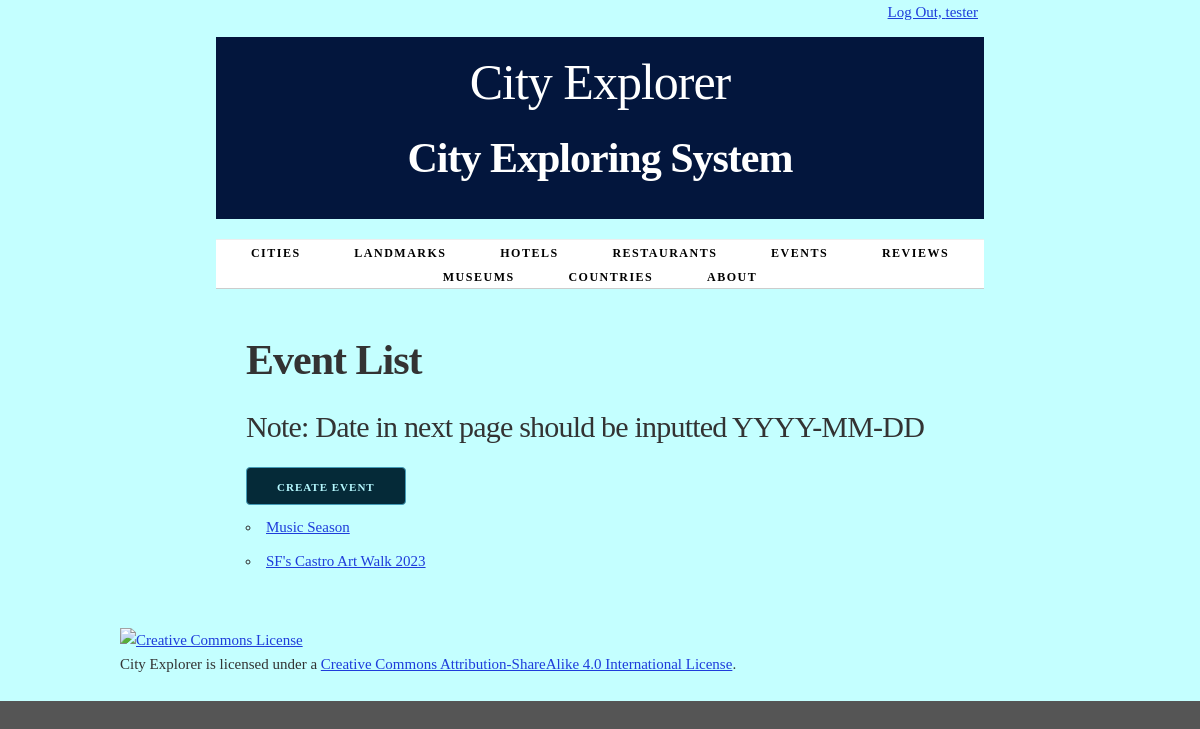
The app's page /event/ (signed in), older data.
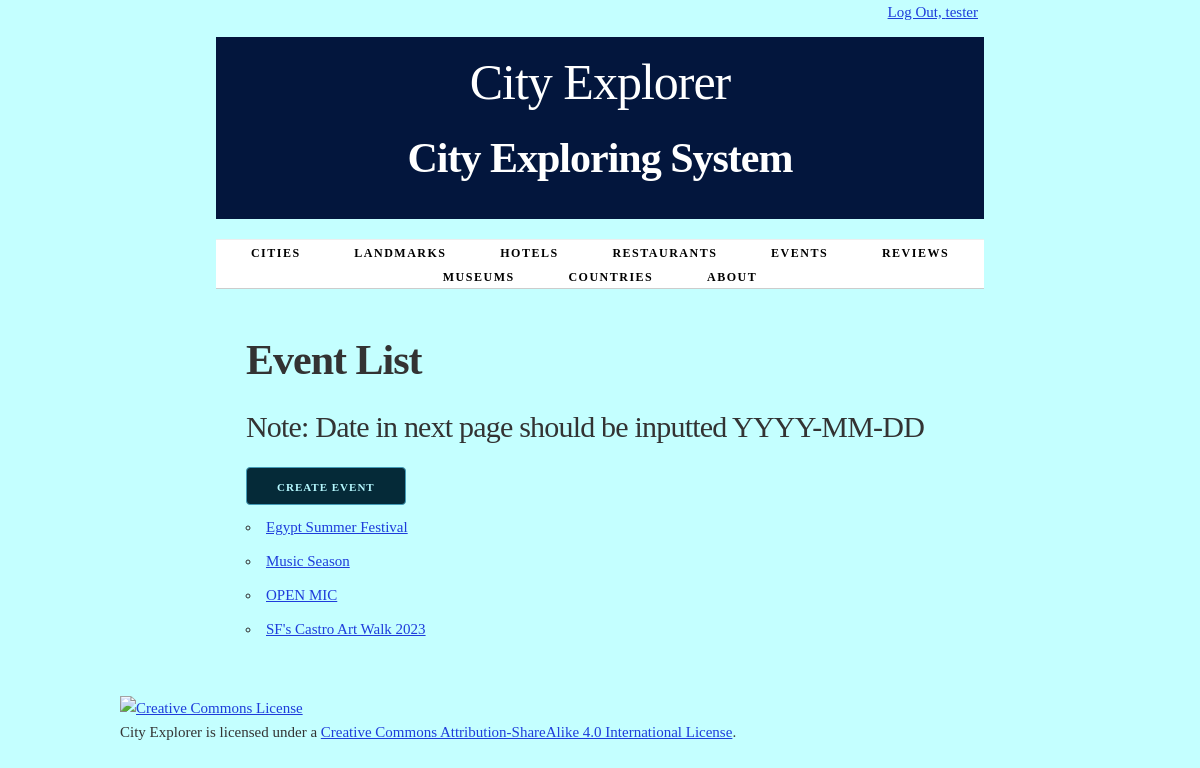
The same page, newer data.
### cities/models.py (models this page shows, shortened)
class Event(models.Model):
    city = models.ForeignKey(City, on_delete=models.CASCADE)
    name = models.CharField(max_length=100, unique=True)
    date = models.DateField()
    description = models.TextField(blank=True)
    def get_absolute_url(self):
        return reverse('event-detail', args=[str(self.id)])
    class Meta:
        ordering = ['name']

### cities/views.py (the view)
class EventList(LoginRequiredMixin, PermissionRequiredMixin, ListView):
    model = Event
    permission_required = 'cities.view_event'

### cities/templates/cities/event_list.html (shortened to what this page needs)
{% extends 'cities/base.html' %}
{% block content %}
    <h2>Event List</h2>
    <h4>Note: Date in next page should be inputted YYYY-MM-DD</h4>
    {%  if perms.cities.add_event %}
    <a href="{% url 'create-event' %}" class="button button-primary">Create Event</a>
    {% endif %}
    <ul>
        {% for event in event_list %}
            <li>
                <a href="{{ event.get_absolute_url }}">{{ event.name }}</a>
            </li>
        {% endfor %}
    </ul>
{% endblock %}

Row changes from the older to the newer data that the page shows:
added Event: name "Egypt Summer Festival"
added Event: name "OPEN MIC"
